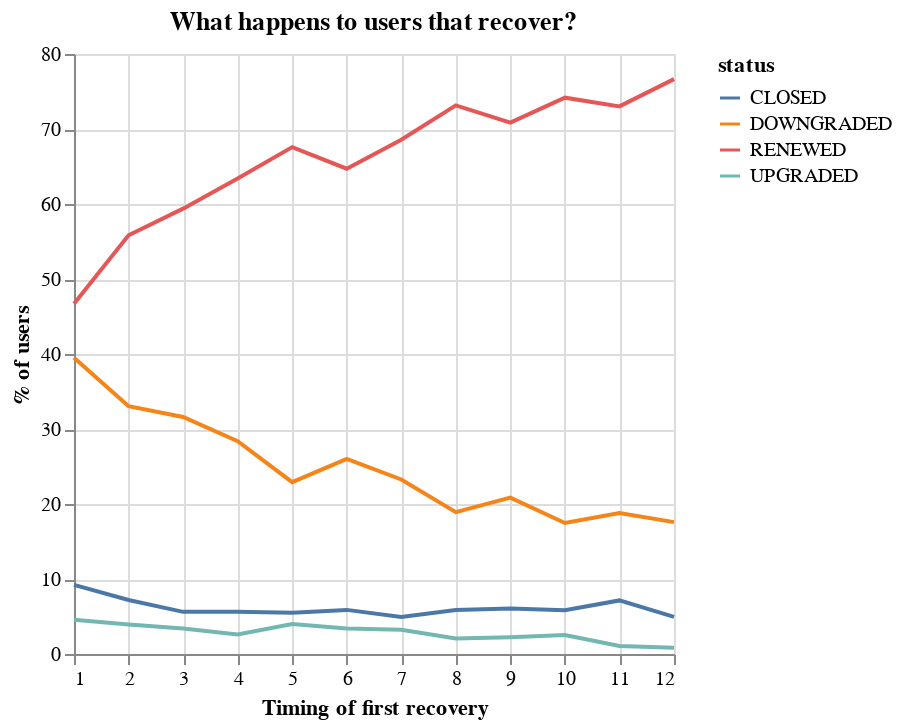

Notebook source saved alongside this figure:
### Code cell
df = pd.read_csv("sample.csv")

# drop UK
df["market"] = df["market"].str.strip()
df = df.loc[df["market"] != "GBR", :]
df["country"] = df["market"]
df.loc[
    df["country"].isin(["DEU", "FRA", "ESP", "ITA", "AUT"]) == False, "country"
] = "Other"

df["first_r"] = np.nan
df.loc[df["arrears_status"] == "recovered", "first_r"] = df["payment_no"]
df["first_r"] = df.groupby(["user_id"])["first_r"].transform("min")

# ever recover.
df["ever_recover"] = 0
df.loc[df["first_r"].isnull() == False, "ever_recover"] = 1
df = df.loc[df["ever_recover"] == 1, :]

df = df.groupby(["first_r", "status"])["user_id"].agg("nunique").reset_index()
df["perc"] = 100 * df["user_id"] / df.groupby(["first_r"])["user_id"].transform("sum")

alt.Chart(df).mark_line().encode(
    x=alt.X("first_r:Q", axis=alt.Axis(title="Timing of first recovery")),
    y=alt.Y("perc:Q", axis=alt.Axis(title="% of users")),
    color="status",
).properties(title="What happens to users that recover?", width=300)

### Figure 1 — Vega-Lite specification as saved in the notebook (floating-point values rounded to 4 significant figures)
{"config": {"view": {"continuousWidth": 400, "continuousHeight": 300}}, "data": {"name": "data-ca96e408bbc239cb45f9b3fd4d850766"}, "mark": "line", "encoding": {"color": {"type": "nominal", "field": "status"}, "x": {"type": "quantitative", "axis": {"title": "Timing of first recovery"}, "field": "first_r"}, "y": {"type": "quantitative", "axis": {"title": "% of users"}, "field": "perc"}}, "title": "What happens to users that recover?", "width": 300, "$schema": "https://vega.github.io/schema/vega-lite/v4.8.1.json", "datasets": {"data-ca96e408bbc239cb45f9b3fd4d850766": [{"first_r": 1.0, "status": "CLOSED", "user_id": 1261, "perc": 9.221}, {"first_r": 1.0, "status": "DOWNGRADED", "user_id": 5401, "perc": 39.5}, {"first_r": 1.0, "status": "RENEWED", "user_id": 6388, "perc": 46.71}, {"first_r": 1.0, "status": "UPGRADED", "user_id": 625, "perc": 4.57}, {"first_r": 2.0, "status": "CLOSED", "user_id": 250, "perc": 7.203}, {"first_r": 2.0, "status": "DOWNGRADED", "user_id": 1147, "perc": 33.05}, {"first_r": 2.0, "status": "RENEWED", "user_id": 1938, "perc": 55.83}, {"first_r": 2.0, "status": "UPGRADED", "user_id": 136, "perc": 3.918}, {"first_r": 3.0, "status": "CLOSED", "user_id": 112, "perc": 5.617}, {"first_r": 3.0, "status": "DOWNGRADED", "user_id": 630, "perc": 31.59}, {"first_r": 3.0, "status": "RENEWED", "user_id": 1184, "perc": 59.38}, {"first_r": 3.0, "status": "UPGRADED", "user_id": 68, "perc": 3.41}, {"first_r": 4.0, "status": "CLOSED", "user_id": 80, "perc": 5.618}, {"first_r": 4.0, "status": "DOWNGRADED", "user_id": 404, "perc": 28.37}, {"first_r": 4.0, "status": "RENEWED", "user_id": 903, "perc": 63.41}, {"first_r": 4.0, "status": "UPGRADED", "user_id": 37, "perc": 2.598}, {"first_r": 5.0, "status": "CLOSED", "user_id": 62, "perc": 5.506}, {"first_r": 5.0, "status": "DOWNGRADED", "user_id": 258, "perc": 22.91}, {"first_r": 5.0, "status": "RENEWED", "user_id": 761, "perc": 67.58}, {"first_r": 5.0, "status": "UPGRADED", "user_id": 45, "perc": 3.996}, {"first_r": 6.0, "status": "CLOSED", "user_id": 52, "perc": 5.882}, {"first_r": 6.0, "status": "DOWNGRADED", "user_id": 230, "perc": 26.02}, {"first_r": 6.0, "status": "RENEWED", "user_id": 572, "perc": 64.71}, {"first_r": 6.0, "status": "UPGRADED", "user_id": 30, "perc": 3.394}, {"first_r": 7.0, "status": "CLOSED", "user_id": 32, "perc": 4.931}, {"first_r": 7.0, "status": "DOWNGRADED", "user_id": 151, "perc": 23.27}, {"first_r": 7.0, "status": "RENEWED", "user_id": 445, "perc": 68.57}, {"first_r": 7.0, "status": "UPGRADED", "user_id": 21, "perc": 3.236}, {"first_r": 8.0, "status": "CLOSED", "user_id": 31, "perc": 5.86}, {"first_r": 8.0, "status": "DOWNGRADED", "user_id": 100, "perc": 18.9}, {"first_r": 8.0, "status": "RENEWED", "user_id": 387, "perc": 73.16}, {"first_r": 8.0, "status": "UPGRADED", "user_id": 11, "perc": 2.079}, {"first_r": 9.0, "status": "CLOSED", "user_id": 27, "perc": 6.054}, {"first_r": 9.0, "status": "DOWNGRADED", "user_id": 93, "perc": 20.85}, {"first_r": 9.0, "status": "RENEWED", "user_id": 316, "perc": 70.85}, {"first_r": 9.0, "status": "UPGRADED", "user_id": 10, "perc": 2.242}, {"first_r": 10.0, "status": "CLOSED", "user_id": 23, "perc": 5.823}, {"first_r": 10.0, "status": "DOWNGRADED", "user_id": 69, "perc": 17.47}, {"first_r": 10.0, "status": "RENEWED", "user_id": 293, "perc": 74.18}, {"first_r": 10.0, "status": "UPGRADED", "user_id": 10, "perc": 2.532}, {"first_r": 11.0, "status": "CLOSED", "user_id": 27, "perc": 7.143}, {"first_r": 11.0, "status": "DOWNGRADED", "user_id": 71, "perc": 18.78}, {"first_r": 11.0, "status": "RENEWED", "user_id": 276, "perc": 73.02}, {"first_r": 11.0, "status": "UPGRADED", "user_id": 4, "perc": 1.058}, {"first_r": 12.0, "status": "CLOSED", "user_id": 18, "perc": 4.945}, {"first_r": 12.0, "status": "DOWNGRADED", "user_id": 64, "perc": 17.58}, {"first_r": 12.0, "status": "RENEWED", "user_id": 279, "perc": 76.65}, {"first_r": 12.0, "status": "UPGRADED", "user_id": 3, "perc": 0.8242}]}}
